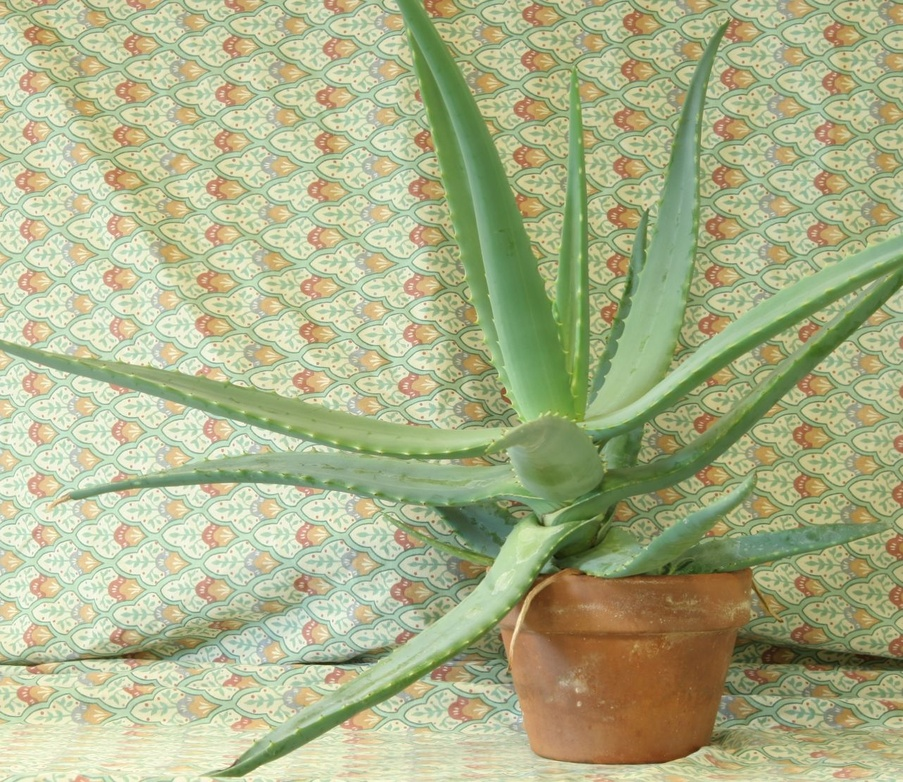
#> input picture test/aloeL.jpg, 903 x 782 px, shrunk from 1282 x 1110 before the run
$ jupyter execute --allow-errors test.ipynb   (shell and % lines are left out)   (older library calls are emulated)
#> lines starting #> are read from the running program, lines starting #| are printed output that depends on the picture
# Test

[cell 1]
from __future__ import division
import numpy as np
from matplotlib import pyplot as plt
import cv2
import opencvutils as cvu

[cell 2]
http = 'https://photos.smugmug.com/Gator-Volleyball/FloridavolleyballvsBC28aug26/i-ZVVmnLn/0/L/11082615_VBvsBC_RFoldy-L.jpg'
#> (the rest of this cell did not finish here and is left out)

#> (a cell that did not finish here is left out)

[cell 4]
help(cv2.adaptiveThreshold)

# Stereo

http://docs.opencv.org/3.2.0/dd/d53/tutorial_py_depthmap.html

Using the diagram above, disparity is defined as: disparity $= x - x' = \frac{Bf}{Z}$

[cell 5]
imgL = cv2.imread('aloeL.jpg',0)
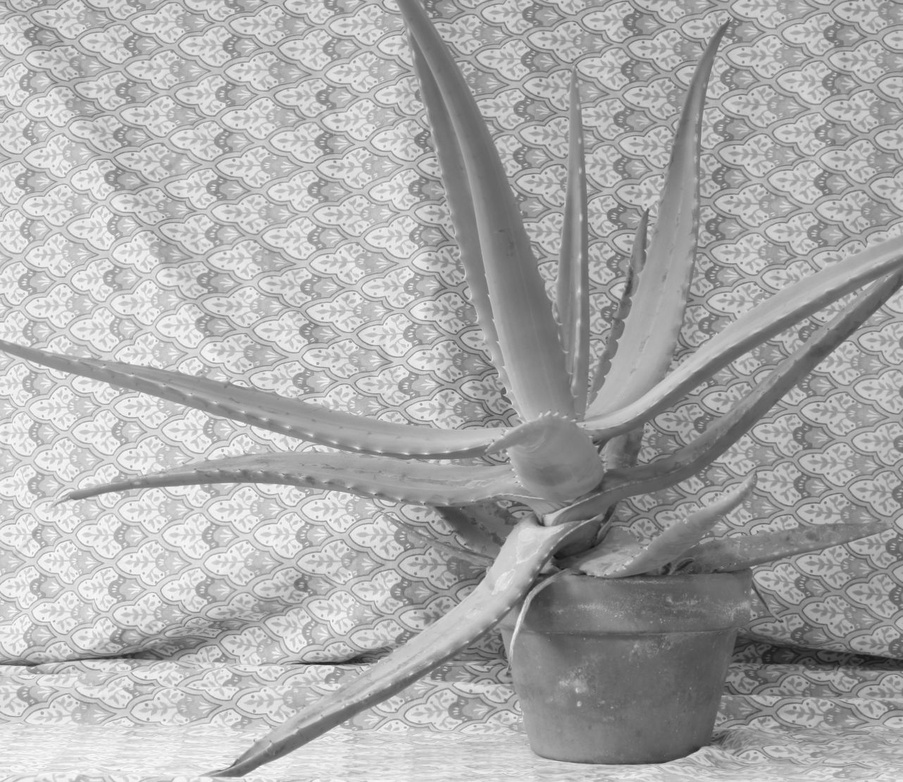
#> imgL: shape (782, 903); min 18, max 255, mean 170.8
imgR = cv2.imread('aloeR.jpg',0)
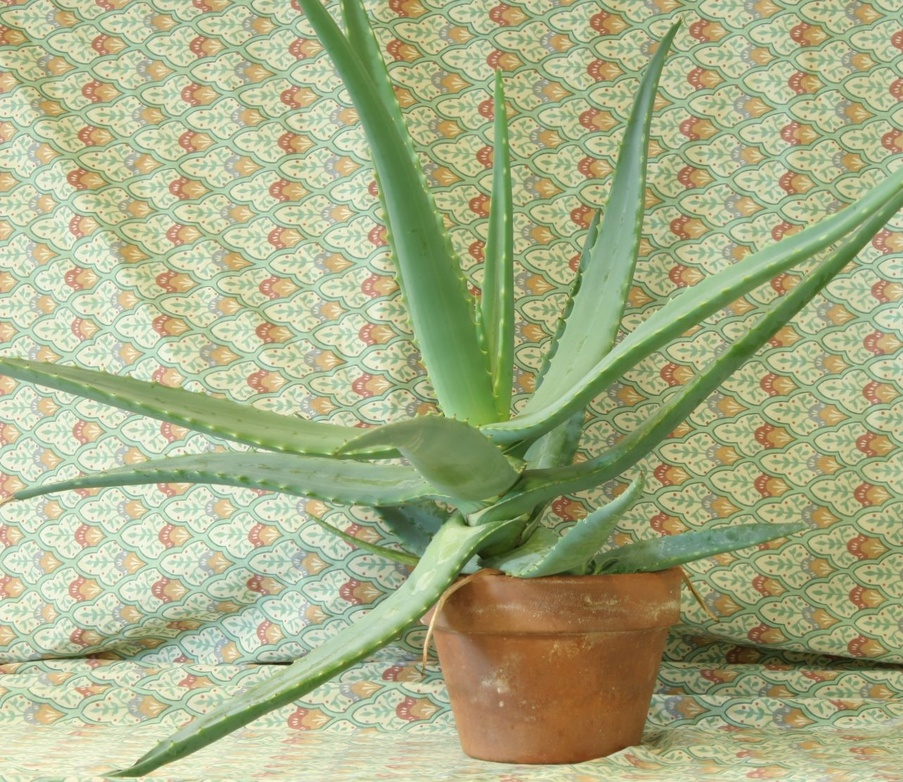
#> input picture test/aloeR.jpg, 903 x 782 px, shrunk from 1282 x 1110 before the run
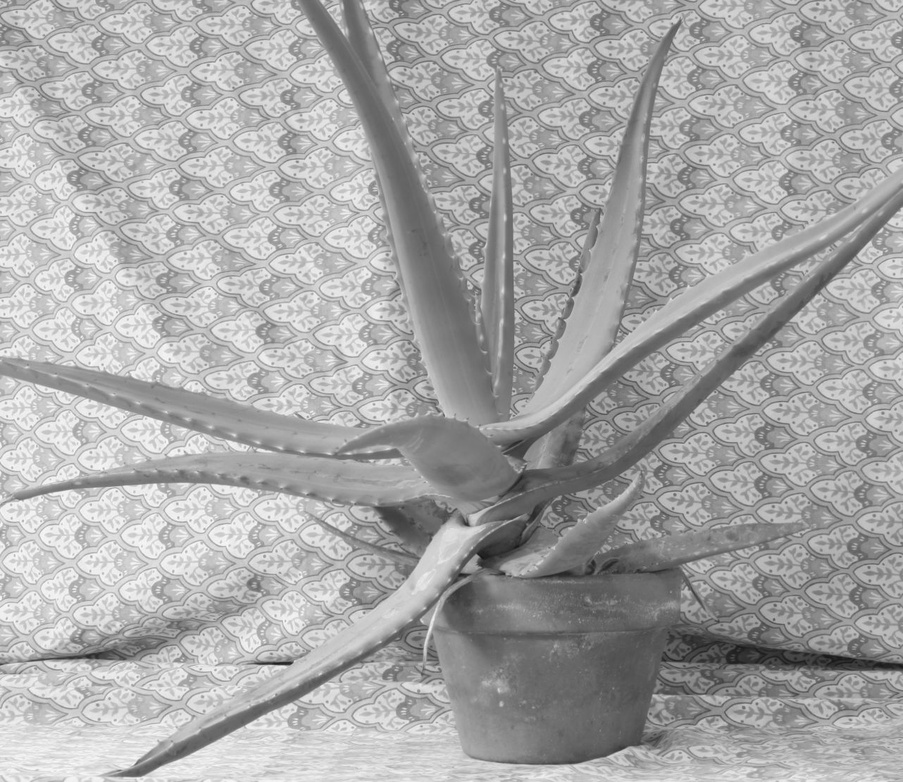
#> imgR: shape (782, 903); min 20, max 253, mean 167.8
stereo = cv2.StereoBM_create(numDisparities=128, blockSize=31)
disparity = stereo.compute(imgL,imgR)
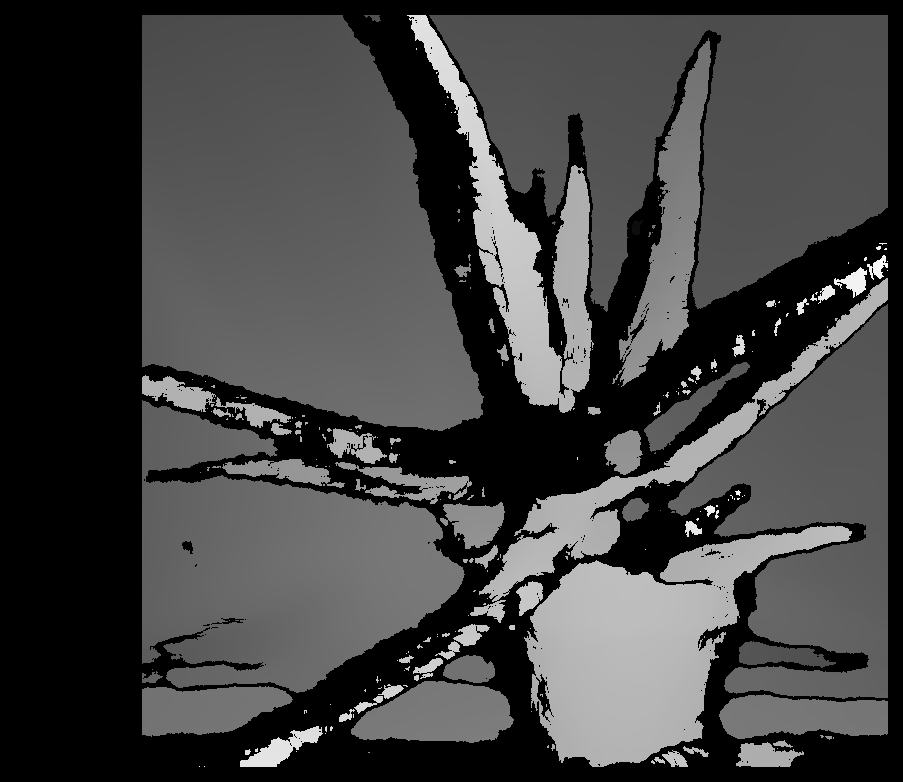
#> disparity: shape (782, 903) int16; min -16, max 1765, mean 453.8; drawn with min black and max white
cvu.imshow([imgL,imgR, disparity])
#> (this line was passed over: opencvutils is not available in this run)

[cell 6]
imgL = cv2.imread('tsukubaLeft.png',0)
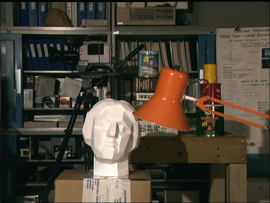
#> input picture test/tsukubaLeft.png, 270 x 203 px, shrunk from 384 x 288 before the run
#> imgL: shape (203, 270); min 0, max 254, mean 67.8
imgR = cv2.imread('tsukubaRight.png',0)
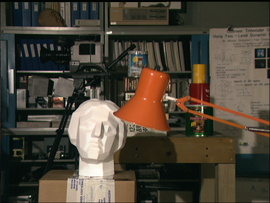
#> input picture test/tsukubaRight.png, 270 x 203 px, shrunk from 384 x 288 before the run
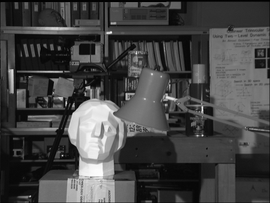
#> imgR: shape (203, 270); min 0, max 254, mean 68.6

# adjust performance via disparities (must be a multiple of 16) and blocksize (has to be odd)
stereo = cv2.StereoBM_create(numDisparities=32, blockSize=31)
disparity = stereo.compute(imgL,imgR)
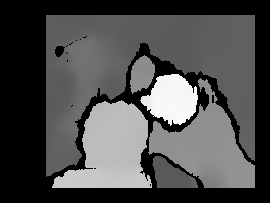
#> disparity: shape (203, 270) int16; min -16, max 326, mean 86.7; drawn with min black and max white
cvu.imshow([imgL,imgR, disparity])
#> (this line was passed over: opencvutils is not available in this run)

# Camera Model

http://docs.opencv.org/2.4/modules/calib3d/doc/camera_calibration_and_3d_reconstruction.html

$$ s m = A \left[R|t\right]M $$

$$
s \begin{bmatrix} u \\ v \\ 1 \end{bmatrix} =
\begin{bmatrix}
    f_x & 0   & c_x \\
    0   & f_y & c_y \\
    0   & 0   & 1
\end{bmatrix}
\begin{bmatrix}
    r_{11} & r_{12} & r_{13} & t_1 \\
    r_{21} & r_{22} & r_{23} & t_2 \\
    r_{31} & r_{32} & r_{33} & t_3 \\
\end{bmatrix}
\begin{bmatrix} X \\ Y \\ Z \\ 1 \end{bmatrix}
$$

where:
- M, (X, Y, Z, 1) are the homogenious coordinates of a 3D point in the world coordinate space
- m, (u, v) are the coordinates of the projection point in pixels on the image plane
- A is a camera matrix, or a matrix of intrinsic parameters
- (cx, cy) is a principal point that is usually at the image center
- fx, fy are the focal lengths expressed in pixel units.
- R is the camera rotation matrix
- t is the translation matrix
- s is a scale factor

$$
    \begin{bmatrix} x \\ y \\ z \end{bmatrix} = R \begin{bmatrix} X \\ Y \\ Z \end{bmatrix} + t \\
    u = f_x \frac{x}{z} + c_x \\
    v = f_y \frac{y}{z} + c_y
$$

# Distortion

The presence of the radial distortion manifests in form of the "barrel" or "fish-eye" effect. Tangential distortion occurs because the image taking lenses are not perfectly parallel to the imaging plane.

distortion coefficients $=(k1,k2,p1,p2,k3)$

[cell 7]
a = cv2.imread('raw_image.jpg')
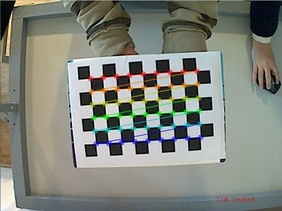
#> input picture test/raw_image.jpg, 282 x 211 px, shrunk from 400 x 300 before the run
#> a is the input picture: shape (211, 282, 3); mean B, G, R 123.9, 132.4, 129.6
b = cv2.imread('corrected_image.jpg')
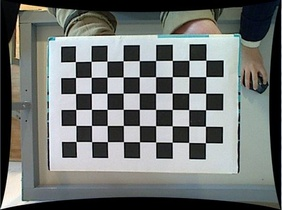
#> input picture test/corrected_image.jpg, 282 x 210 px, shrunk from 400 x 298 before the run
#> b is the input picture: shape (210, 282, 3); mean B, G, R 113.4, 115.4, 111.6
cvu.imshow([a,b])
#> (this line was passed over: opencvutils is not available in this run)

[cell 8]
a = cv2.imread('asymetrical_cal.jpg')
cvu.imshow([a])
#> (this line was passed over: opencvutils is not available in this run)
